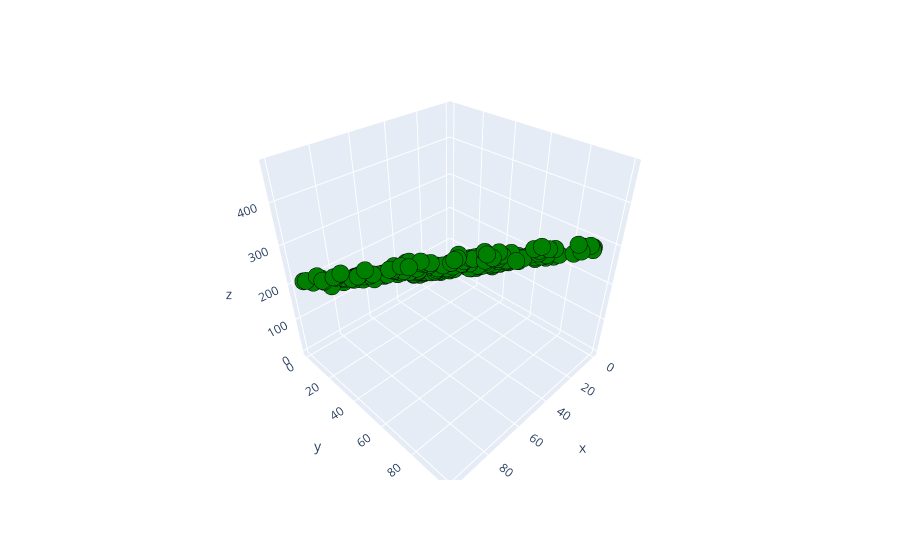

Notebook code for this chart:
### Code cell
# Lets plot with plotly to better visualize the data
fig = px.scatter_3d(x=X[:, 0], y=X[:, 1], z=Y)
fig.update_traces(marker=dict(size=6, line=dict(width=2, color='black'), color="green"), selector=dict(mode='markers'))
fig.show()

### Figure 1 — Plotly figure (JSON) as saved in the notebook; plotly's stock layout.template omitted (floating-point values rounded to 4 significant figures; data arrays with more than 128 entries replaced by an {"elided": "..."} marker saying what was removed)
{"data": [{"hoverlabel": {"namelength": 0}, "hovertemplate": "x=%{x}<br>y=%{y}<br>z=%{z}", "legendgroup": "", "marker": {"color": "green", "line": {"color": "black", "width": 2}, "size": 6, "symbol": "circle"}, "mode": "markers", "name": "", "scene": "scene", "showlegend": false, "type": "scatter3d", "x": {"elided": "200 float values"}, "y": {"elided": "200 float values"}, "z": {"elided": "200 float values"}}], "layout": {"legend": {"tracegroupgap": 0}, "margin": {"t": 60}, "scene": {"domain": {"x": [0, 1], "y": [0, 1]}, "xaxis": {"title": {"text": "x"}}, "yaxis": {"title": {"text": "y"}}, "zaxis": {"title": {"text": "z"}}}}}
